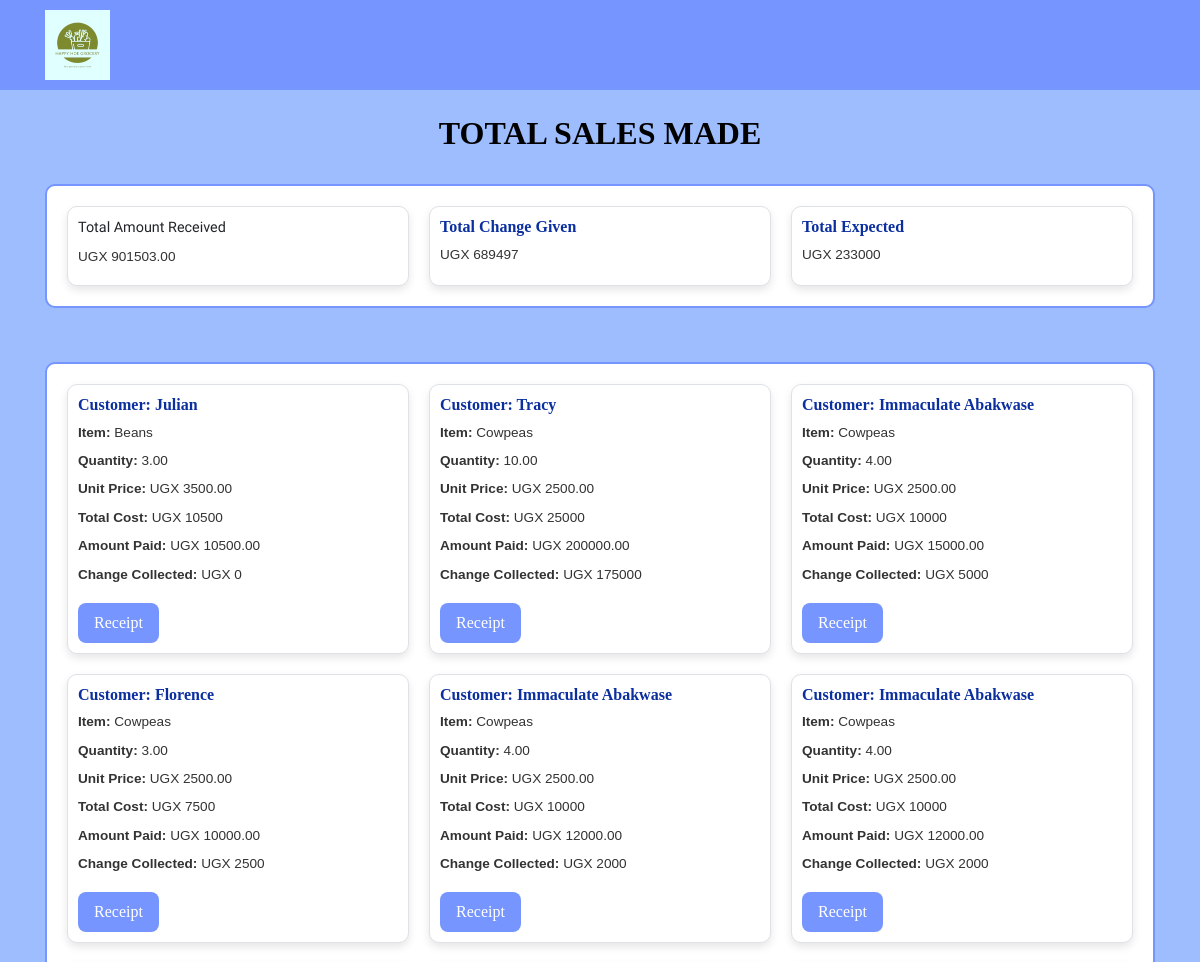
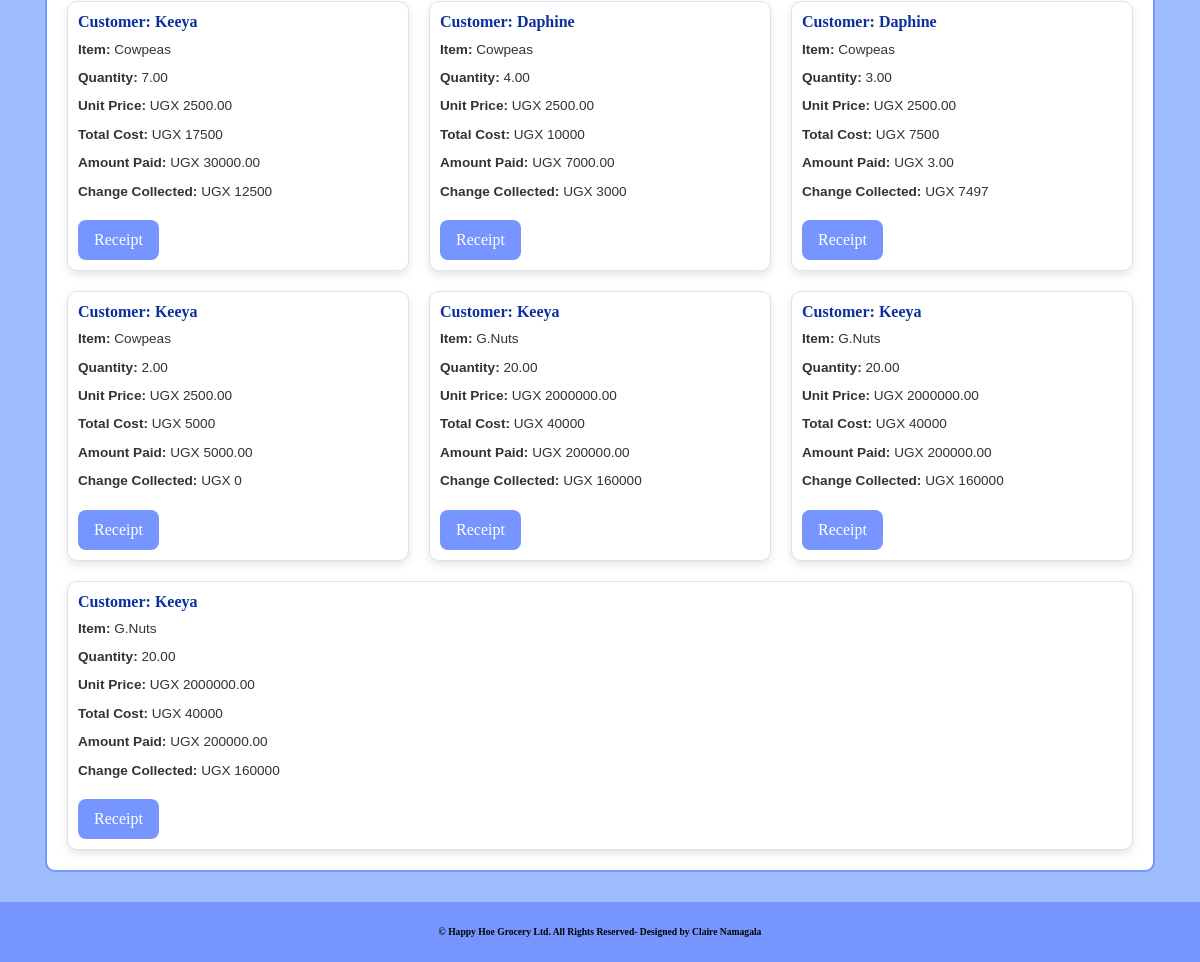
Screenshot of /allsales/ with the database file from the repository (2 pictures, top to bottom).
### happy_hoe/models.py (models this page shows)
class Sale(models.Model):
    item = models.ForeignKey(Stock, on_delete=models.CASCADE)  # Reference to the Stock item being sold
    quantity = models.DecimalField(max_digits=10, decimal_places=2, default=0)  # Quantity sold
    amount_received = models.DecimalField(max_digits=10, decimal_places=2, default=0, null=False, blank=False)  # Amount of money received for the sale
    issued_to = models.CharField(max_length=50, null=True)  # Person the stock is issued to
    unit_price = models.DecimalField(max_digits=10, decimal_places=2, default=0, null=True, blank=True)  # Unit price at the time of sale
    recieved_quantity = models.DecimalField(max_digits=10, decimal_places=2, default=0, null=True, blank=True)  # Quantity received in the sale
    date = models.DateField(default=timezone.now)  # Date of the sale
    created_at = models.DateTimeField(default=timezone.now, editable=False)
    sale_type = models.CharField(choices=[("cash", "cash"), ("Credit", "Credit")], max_length=50, default="Cash")
    def get_total(self):
        total = self.quantity * self.item.unit_price
        return int(total)
    def get_change(self):
        change = self.get_total() - self.amount_received
        return abs(int(change))

class Stock(models.Model):
    branch = [('Matugga', 'Matugga'), ('Mukono', 'Mukono')]
    stock_name = models.CharField(max_length=50, null=False, blank=False)  # Name of the stock item
    total_quantity = models.IntegerField(default=0, null=True, blank=True)  # Total quantity of the stock
    issued_quantity = models.IntegerField(default=0, null=True, blank=True)  # Quantity issued from the stock
    unit_price = models.IntegerField(default=0, null=False, blank=False)  # Price per unit of the stock item
    stock_branch = models.CharField(max_length=50, null=False, blank=False, choices=branch)  # Branch where the stock is located
    def __str__(self):
        return self.stock_name  # Display the stock name when the object is printed

### happy_hoe/views.py (the view)
# urls.py: path('allsales/', views.allsales, name='allsales'),
def allsales(request):
    sale = Sale.objects.all().order_by('-id')
    total_expected = sum([items.get_total() or 0  for items in sale])
    total = sum([items.amount_received or 0 for items in sale])
    total_change = sum([items.get_change() or 0  for items in sale])
    net = total_expected - total
    return render(request, 'happy_hoe/allsales.html', {'sales': sale, 'total':total, 'total_change':total_change, 'net':net, 'total_expected':total_expected})

### happy_hoe/templates/happy_hoe/allsales.html (shortened to what this page needs)
{% extends 'happy_hoe/base.html' %}
{% load static %}
{% block content %}
<br>
<div class="container">
  <h1 class="text-center sales-heading">
    TOTAL SALES MADE
  </h1>
  <br>
  <div class="table-container">
    <div class="card-row">
      <div class="card-item">
        <h>Total Amount Received</h5>
        <p>UGX {{ total }}</p>
      </div>
      <div class="card-item">
        <h6>Total Change Given</h5>
        <p>UGX {{total_change}}</p>
      </div>
      <div class="card-item">
        <h6>Total Expected</h5>
        <p>UGX {{total_expected}}</p>
      </div>
    </div>
  </div>
</div>
<br>
<div class="container">
  <div class="table-container">
    <div class="card-row">
      {% for sale in sales %}
      <div class="card-item">
        <h6>Customer: {{ sale.issued_to | title }}</h6>
        <p><strong>Item:</strong> {{ sale.item | title }}</p>
        <p><strong>Quantity:</strong> {{ sale.quantity }}</p>
        <p><strong>Unit Price:</strong> UGX {{ sale.unit_price }}</p>
        <p><strong>Total Cost:</strong> UGX {{ sale.get_total }}</p>
        <p><strong>Amount Paid:</strong> UGX {{ sale.amount_received }}</p>
        <p><strong>Change Collected:</strong> UGX {{ sale.get_change }}</p>
        <a href="{% url 'all_receipts' sale.id %}">
          <button class="btn btn-primary">Receipt</button>
        </a>
      </div>
      {% endfor %}
    </div>
  </div>
</div>
{% endblock %}

### happy_hoe/static/css/main.css (style rules this page uses)
html,body { position: fixed; overflow-x: hidden; background: url('/static/images/img6.jpg'); width: 100% !important; height: 100vh; display: table; position: fixed; background-position: center; background-attachment: scroll; -o-background-size: cover; -moz-background-size: cover; -webkit-background-size: cover; background-size: cover; background-repeat: no-repeat; background-color: rgb(210, 224, 251); }
body { background-color: rgb(210, 224, 251); font-family: 'raleway'; }

### rows the page displays
Sale: issued_to "Julian", item "Beans", quantity "3.00", unit_price "3500.00", get_total "10500", amount_received "10500.00", get_change "0"
Sale: issued_to "Tracy", item "Cowpeas", quantity "10.00", unit_price "2500.00", get_total "25000", amount_received "200000.00", get_change "175000"
Sale: issued_to "Immaculate Abakwase", item "Cowpeas", quantity "4.00", unit_price "2500.00", get_total "10000", amount_received "15000.00", get_change "5000"
Sale: issued_to "Florence", item "Cowpeas", quantity "3.00", unit_price "2500.00", get_total "7500", amount_received "10000.00", get_change "2500"
Sale: issued_to "Immaculate Abakwase", item "Cowpeas", quantity "4.00", unit_price "2500.00", get_total "10000", amount_received "12000.00", get_change "2000"
Sale: issued_to "Immaculate Abakwase", item "Cowpeas", quantity "4.00", unit_price "2500.00", get_total "10000", amount_received "12000.00", get_change "2000"
Sale: issued_to "Keeya", item "Cowpeas", quantity "7.00", unit_price "2500.00", get_total "17500", amount_received "30000.00", get_change "12500"
Sale: issued_to "Daphine", item "Cowpeas", quantity "4.00", unit_price "2500.00", get_total "10000", amount_received "7000.00", get_change "3000"
Sale: issued_to "Daphine", item "Cowpeas", quantity "3.00", unit_price "2500.00", get_total "7500", amount_received "3.00", get_change "7497"
Sale: issued_to "Keeya", item "Cowpeas", quantity "2.00", unit_price "2500.00", get_total "5000", amount_received "5000.00", get_change "0"
Sale: issued_to "Keeya", item "G.Nuts", quantity "20.00", unit_price "2000000.00", get_total "40000", amount_received "200000.00", get_change "160000"
Sale: issued_to "Keeya", item "G.Nuts", quantity "20.00", unit_price "2000000.00", get_total "40000", amount_received "200000.00", get_change "160000"
Sale: issued_to "Keeya", item "G.Nuts", quantity "20.00", unit_price "2000000.00", get_total "40000", amount_received "200000.00", get_change "160000"

### other values shown
{{ total }} "901503.00"
{{ total_change }} "689497"
{{ total_expected }} "233000"
